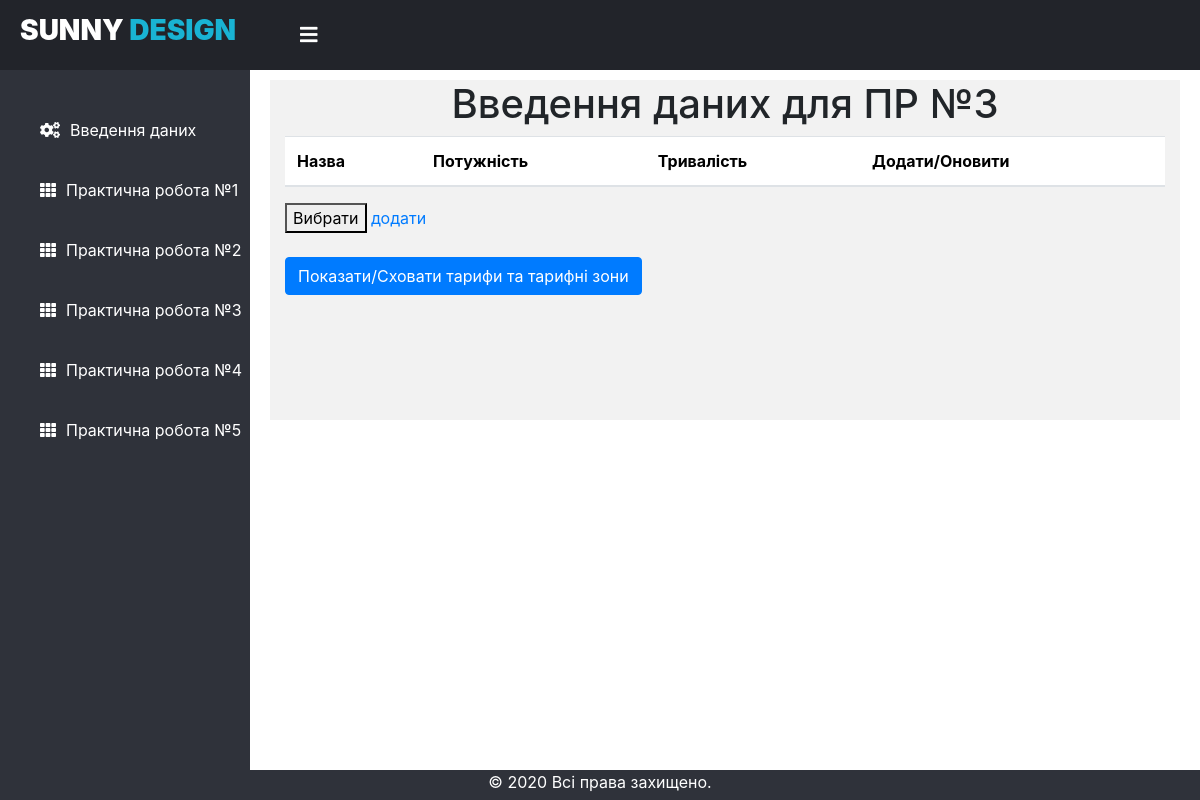
/laba/laba3/, run on an earlier commit of the app's database.
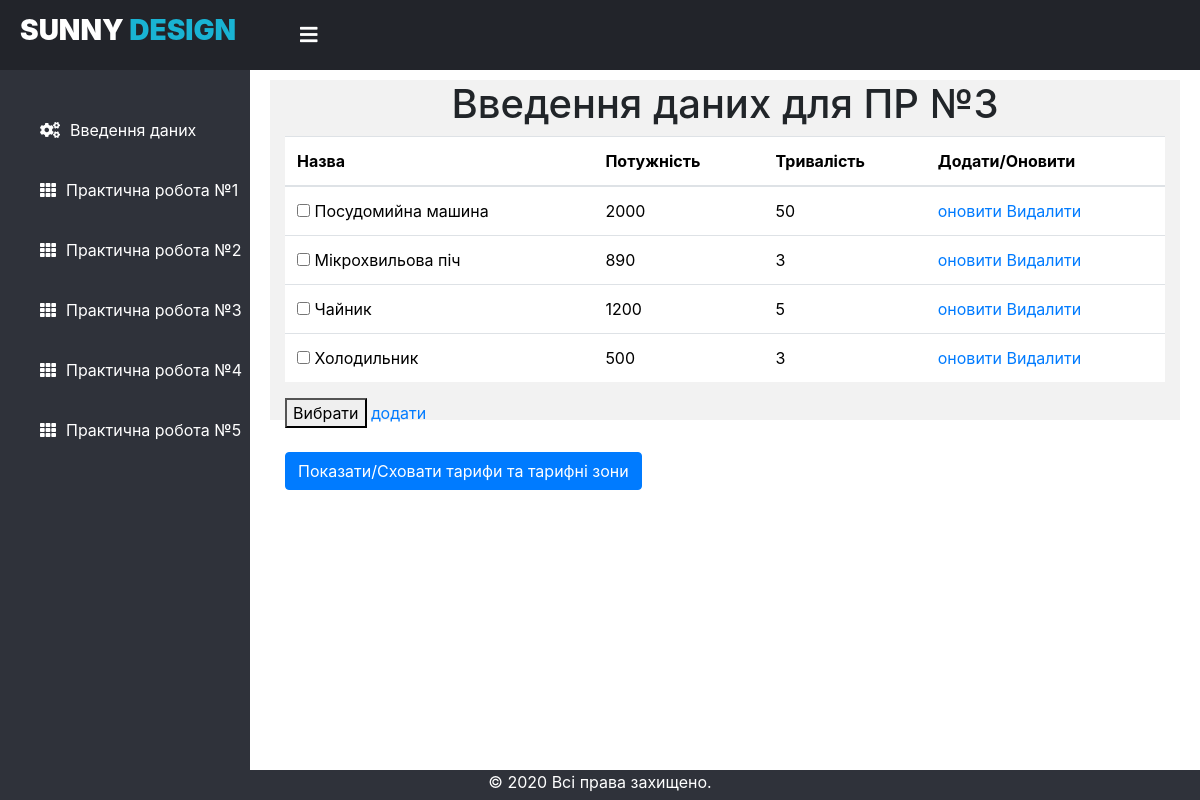
And on a later commit of the database.
### laba/models.py (models this page shows)
class electricalAppliances(models.Model):
    name = models.CharField(max_length=30)
    power = models.IntegerField(validators=[MinValueValidator(1)])
    duration = models.IntegerField(validators=[MinValueValidator(1)], default=50)

### laba/views.py (the view, shortened to what this page needs)
# urls.py: path('laba3/', views.FormView3.as_view(), name='laba3'),
class FormView3(View):
	def get(self, request):
		data = electricalAppliances.objects.all()
		return render(request, 'laba3.html', {'data': data})

### templates/laba3.html (shortened to what this page needs)
{% extends "dashboard.html" %}
{% load static %}
    {% block head %}
    {{ block.super }}
    <link rel="stylesheet" href="https://stackpath.bootstrapcdn.com/bootstrap/4.5.2/css/bootstrap.min.css">
    <link rel="stylesheet" href="https://cdn.jsdelivr.net/npm/bootstrap-select@1.13.14/dist/css/bootstrap-select.min.css">
    <link rel="stylesheet" href="{% static 'css/style_new.css' %}">
    <link rel="stylesheet" href="https://stackpath.bootstrapcdn.com/bootstrap/4.5.2/css/bootstrap.min.css">
    <link rel="stylesheet" type="text/css" href="https://cdn.datatables.net/1.10.22/css/jquery.dataTables.css">
    {% endblock %}
  {% block content %}
    <div class="container" id="gray_block">
      <h1 align="center">Введення даних для ПР №3</h1>
    <form action="{% url 'laba3' %}"  method="post">
      <table class="table" style="background-color: white; color: black;">
        <thead>
            <tr>
                <th>Назва</th>
                <th>Потужність</th>
                <th>Тривалість</th>
                <th>Додати/Оновити</th>
            </tr>
        </thead>
        <tbody>
          {% for i in data %}
            <tr>
              <td><input type="checkbox" name="choices" value="{{i.id}}"> {{i.name}}</td>
              <td>{{i.power}}</td>
              <td>{{i.duration}}</td>
              <td><a href="{% url 'laba3update' pk=i.id %}">оновити</a> <a href="{% url 'laba3delete' pk=i.id %}">Видалити</a></td>
            </tr>
            {% endfor %}
        </tbody>
        </table>
        <button type="submit" name="choose" class="button">Вибрати</button>
        <a href="{% url 'laba3add' %}">додати</a>
            <br><br><button id="showHideContent" class="btn btn-primary">Показати/Сховати тарифи та тарифні зони</button>
      </form>
    </div>
{% endblock %}

### templates/dashboard.html (shortened to what this page needs)
<!DOCTYPE html>
{% load static %}
<html lang="en" dir="ltr">
  <head>
    {% block head %}
    <link rel="stylesheet" href="{% static 'css/style.css' %}">
    <link rel="stylesheet" href="https://cdnjs.cloudflare.com/ajax/libs/font-awesome/5.12.1/css/all.min.css">
    {% endblock %}
  </head>
  <body class="d-flex flex-column">
    <header>
      <div class="block_1">
        <label for="check">
          <i class="fas fa-bars" id="sidebar_btn"></i>
        </label>
      </div>
      <div class="left_area" class="check_1">
        <h3>sunny <span>design</span></h3>
      </div>
    </header>
    <div class="sidebar">
      <a href="{% url 'laba' %}"><i class="fas fa-cogs"></i><span>Введення даних</span></a>
      <a href="{% url 'graphics' %}"><i class="fas fa-th"></i><span>Практична робота №1</span></a>
      <a href="{% url 'laba2' %}"><i class="fas fa-th"></i><span>Практична робота №2</span></a>
      <a href="{% url 'laba3' %}"><i class="fas fa-th"></i><span>Практична робота №3</span></a>
      <a href="#"><i class="fas fa-th"></i><span>Практична робота №4</span></a>
      <a href="#"><i class="fas fa-th"></i><span>Практична робота №5</span></a>
    </div>
    <div class="content"  >
      {% block content %}
      {% endblock %}
    </div>
    <div class="footer">
      <p>© 2020 Всі права захищено.</p>
    </div>
  </body>
</html>

### static/css/style.css (style rules this page uses)
body { margin: 0; padding: 0; font-family: "Roboto", sans-serif; }
header { z-index: 1; position: fixed; background: #22242A; padding: 20px; width: calc(100% - 0%); top: 0; height: 30px; }
.left_area h3 { color: #fff; margin: 0; text-transform: uppercase; font-size: 22px; font-weight: 900; }
.left_area span { color: #19B3D3; }
.sidebar { z-index: 1; top: 0; background: #2f323a; margin-top: 70px; padding-top: 30px; position: fixed; left: 0; width: 250px; height: calc(100% - 9%); transition: 0.5s; transition-property: left; overflow-y: auto; }
.sidebar a { color: #fff; display: block; width: 100%; line-height: 60px; text-decoration: none; padding-left: 40px; box-sizing: border-box; transition: 0.5s; transition-property: background; }
.sidebar i { padding-right: 10px; }
label #sidebar_btn { z-index: 1; color: #fff; position: fixed; cursor: pointer; left: 300px; font-size: 20px; margin: 5px 0; transition: 0.5s; transition-property: color; }
.content { width: (100% - 250px); margin-top: 60px; padding: 20px; margin-left: 250px; background-position: center; background-size: cover; height: 80vh; transition: 0.5s; }

### static/css/style_new.css (style rules this page uses)
header { height: 70px; }
.left_area h3 { margin-top: -30px; font-size: 28px; }
.sidebar { height: 100vh; }
label #sidebar_btn { margin-top: -5px; }
#gray_block { background-color: rgb(201, 201, 201, 0.25); height: 340px; }

### templates/dashboard.html (style rules this page uses)
.footer { position: fixed; left: 0; bottom: 0; width: 100%; height: 30px; background-color: #2f323a; color: white; text-align: center; }

What changed in the data, as far as the page shows it:
added electricalAppliances: name "Посудомийна машина", power "2000", duration "50"
added electricalAppliances: name "Мікрохвильова піч", power "890", duration "3"
added electricalAppliances: name "Чайник", power "1200", duration "5"
added electricalAppliances: name "Холодильник", power "500", duration "3"
